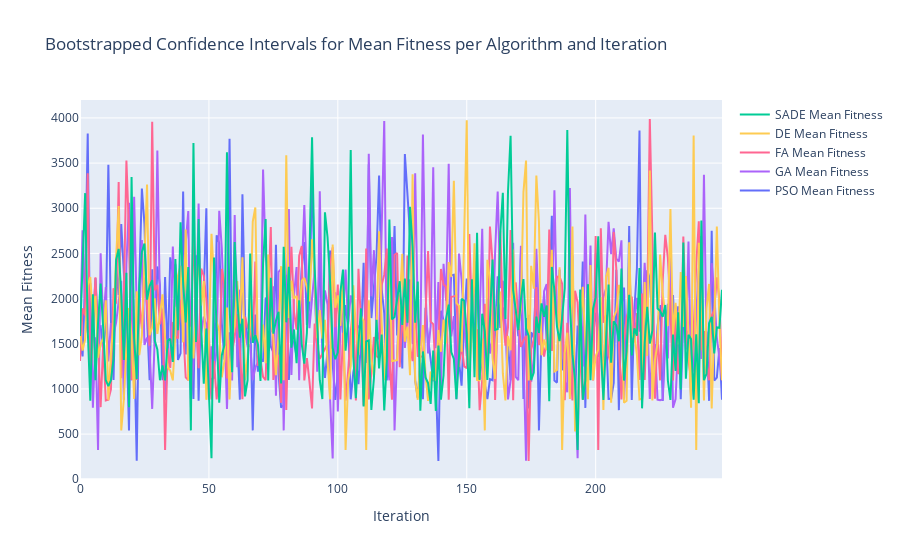

Write notebook code for a chart like this one.
### Code cell
import pandas as pd
import numpy as np
import plotly.graph_objects as go

def bootstrap_confidence_intervals(df, num_bootstraps, confidence_level):
    """
    Calculate bootstrapped confidence intervals for each algorithm.
    
    :param df: DataFrame with 'algorithm', 'iteration', and 'fitness' columns.
    :param num_bootstraps: Number of bootstrap samples.
    :param confidence_level: Confidence level for the intervals.
    :return: DataFrame with bootstrapped confidence intervals.
    """
    
    # https://acclab.github.io/bootstrap-confidence-intervals.html
    bootstrapped_data = []
    
    for algorithm in df_bootstrapped['algorithm'].unique():
        for iteration in df_bootstrapped['iteration'].unique():
            iteration_fitness = df_bootstrapped[(df_bootstrapped['algorithm'] == algorithm) & (df_bootstrapped['iteration'] == iteration)]['fitness']
            
            # Skip if no data for the iteration
            if iteration_fitness.empty:
                continue
            
            bootstrap_means = []
            # Generate bootstrap samples
            for _ in range(num_bootstraps):
                bootstrap_sample = np.random.choice(iteration_fitness, size=len(iteration_fitness), replace=True)
                bootstrap_means.append(np.mean(bootstrap_sample))
            
            # Calculate the confidence intervals
            lower_bound = np.percentile(bootstrap_means, (1 - confidence_level) / 2 * 100)
            upper_bound = np.percentile(bootstrap_means, (1 + confidence_level) / 2 * 100)
            mean_value = np.mean(bootstrap_means)
            
            # Collect data for this algorithm and iteration
            bootstrapped_data.append({
                'algorithm': algorithm,
                'iteration': iteration,
                'lower_bound': lower_bound,
                'upper_bound': upper_bound,
                'mean_fitness': mean_value
            })
    
    return pd.DataFrame(bootstrapped_data)

def plot_bootstrapped_intervals(bootstrap_df):
    """
    Plot bootstrapped confidence intervals using Plotly.
    
    :param bootstrap_df: DataFrame with bootstrapped confidence intervals.
    """
    fig = go.Figure()
    
    for algorithm in bootstrap_df['algorithm'].unique():
        df_algo = bootstrap_df[bootstrap_df['algorithm'] == algorithm]
        
        # Add the mean fitness trace
        fig.add_trace(go.Scatter(
            name=f'{algorithm} Mean Fitness',
            x=df_algo['iteration'],
            y=df_algo['mean_fitness'],
            mode='lines',
            line=dict(width=2),
        ))
        
        # Add the confidence interval trace
        fig.add_traces([
            go.Scatter(
                name=f'{algorithm} Lower Bound',
                x=df_algo['iteration'],
                y=df_algo['lower_bound'],
                mode='lines',
                line=dict(width=0),
                showlegend=False
            ),
            go.Scatter(
                name=f'{algorithm} Upper Bound',
                x=df_algo['iteration'],
                y=df_algo['upper_bound'],
                mode='lines',
                line=dict(width=0),
                fill='tonexty',
                fillcolor='rgba(68, 68, 68, 0.3)',
                showlegend=False
            )
        ])
    
    fig.update_layout(
        title='Bootstrapped Confidence Intervals for Mean Fitness per Algorithm and Iteration',
        xaxis_title='Iteration',
        yaxis_title='Mean Fitness',
        hovermode="x"
    )
    
    fig.show()

# Assuming 'df' is your DataFrame with 'algorithm', 'iteration', and 'fitness' columns
num_bootstraps = 1000
confidence_level = 0.95
bootstrap_df = bootstrap_confidence_intervals(df_bootstrapped, num_bootstraps, confidence_level)
plot_bootstrapped_intervals(bootstrap_df)

### Figure 1 — Plotly figure (JSON) as saved in the notebook; plotly's stock layout.template omitted (floating-point values rounded to 4 significant figures; data arrays with more than 128 entries replaced by an {"elided": "..."} marker saying what was removed)
{"data": [{"line": {"width": 2}, "mode": "lines", "name": "PSO Mean Fitness", "x": {"elided": "250 int values"}, "y": {"elided": "250 float values"}, "type": "scatter"}, {"line": {"width": 0}, "mode": "lines", "name": "PSO Lower Bound", "showlegend": false, "x": {"elided": "250 int values"}, "y": {"elided": "250 float values"}, "type": "scatter"}, {"fill": "tonexty", "fillcolor": "rgba(68, 68, 68, 0.3)", "line": {"width": 0}, "mode": "lines", "name": "PSO Upper Bound", "showlegend": false, "x": {"elided": "250 int values"}, "y": {"elided": "250 float values"}, "type": "scatter"}, {"line": {"width": 2}, "mode": "lines", "name": "GA Mean Fitness", "x": {"elided": "250 int values"}, "y": {"elided": "250 float values"}, "type": "scatter"}, {"line": {"width": 0}, "mode": "lines", "name": "GA Lower Bound", "showlegend": false, "x": {"elided": "250 int values"}, "y": {"elided": "250 float values"}, "type": "scatter"}, {"fill": "tonexty", "fillcolor": "rgba(68, 68, 68, 0.3)", "line": {"width": 0}, "mode": "lines", "name": "GA Upper Bound", "showlegend": false, "x": {"elided": "250 int values"}, "y": {"elided": "250 float values"}, "type": "scatter"}, {"line": {"width": 2}, "mode": "lines", "name": "FA Mean Fitness", "x": {"elided": "250 int values"}, "y": {"elided": "250 float values"}, "type": "scatter"}, {"line": {"width": 0}, "mode": "lines", "name": "FA Lower Bound", "showlegend": false, "x": {"elided": "250 int values"}, "y": {"elided": "250 float values"}, "type": "scatter"}, {"fill": "tonexty", "fillcolor": "rgba(68, 68, 68, 0.3)", "line": {"width": 0}, "mode": "lines", "name": "FA Upper Bound", "showlegend": false, "x": {"elided": "250 int values"}, "y": {"elided": "250 float values"}, "type": "scatter"}, {"line": {"width": 2}, "mode": "lines", "name": "DE Mean Fitness", "x": {"elided": "250 int values"}, "y": {"elided": "250 float values"}, "type": "scatter"}, {"line": {"width": 0}, "mode": "lines", "name": "DE Lower Bound", "showlegend": false, "x": {"elided": "250 int values"}, "y": {"elided": "250 float values"}, "type": "scatter"}, {"fill": "tonexty", "fillcolor": "rgba(68, 68, 68, 0.3)", "line": {"width": 0}, "mode": "lines", "name": "DE Upper Bound", "showlegend": false, "x": {"elided": "250 int values"}, "y": {"elided": "250 float values"}, "type": "scatter"}, {"line": {"width": 2}, "mode": "lines", "name": "SADE Mean Fitness", "x": {"elided": "250 int values"}, "y": {"elided": "250 float values"}, "type": "scatter"}, {"line": {"width": 0}, "mode": "lines", "name": "SADE Lower Bound", "showlegend": false, "x": {"elided": "250 int values"}, "y": {"elided": "250 float values"}, "type": "scatter"}, {"fill": "tonexty", "fillcolor": "rgba(68, 68, 68, 0.3)", "line": {"width": 0}, "mode": "lines", "name": "SADE Upper Bound", "showlegend": false, "x": {"elided": "250 int values"}, "y": {"elided": "250 float values"}, "type": "scatter"}], "layout": {"title": {"text": "Bootstrapped Confidence Intervals for Mean Fitness per Algorithm and Iteration"}, "xaxis": {"title": {"text": "Iteration"}}, "yaxis": {"title": {"text": "Mean Fitness"}}, "hovermode": "x"}}
